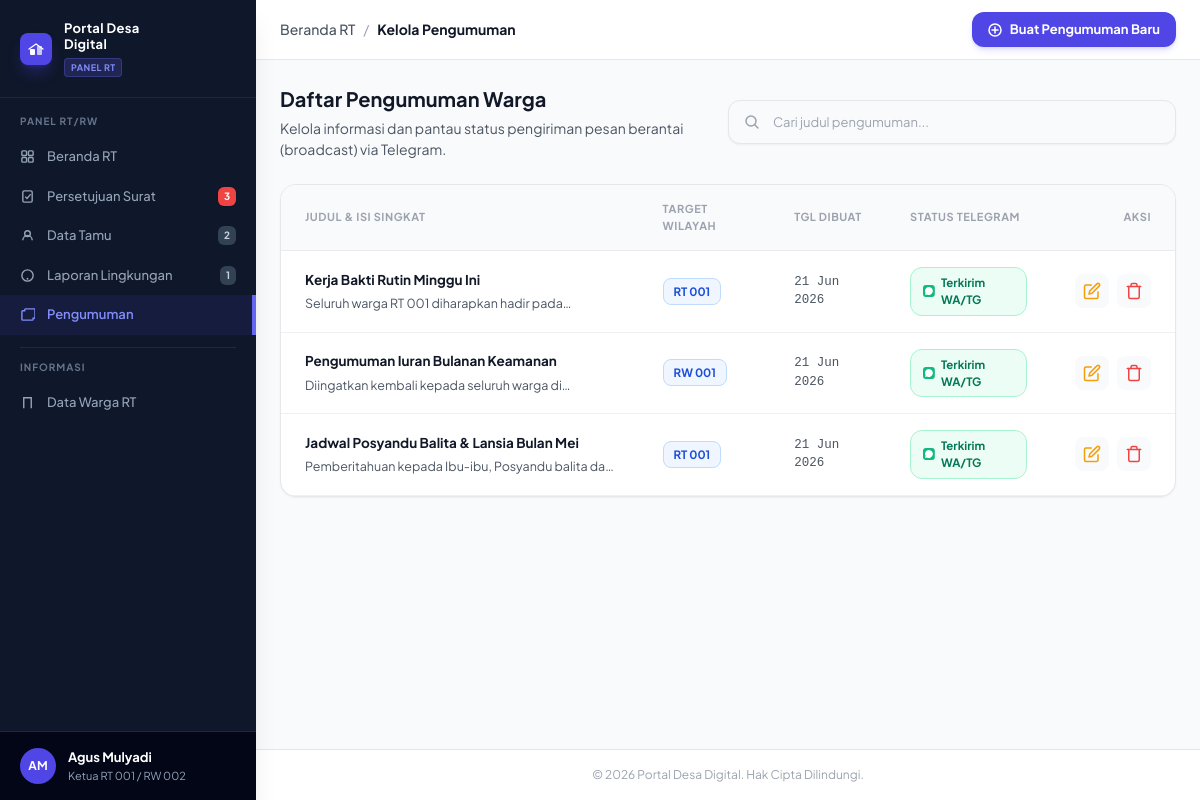
Screenshot of /rt/pengumuman.php with the database file from the repository.
### tables this page shows
CREATE TABLE `pengumuman` (
  `id` int(11) NOT NULL AUTO_INCREMENT,
  `judul` varchar(255) NOT NULL,
  `isi` text NOT NULL,
  `pembuat_id` int(11) NOT NULL,
  `target_audiens` varchar(50) DEFAULT 'Semua',
  `is_sent_wa` tinyint(1) DEFAULT 0,
  `created_at` timestamp DEFAULT current_timestamp(),
  PRIMARY KEY (`id`),
  KEY `pembuat_id` (`pembuat_id`),
  CONSTRAINT `fk_pengumuman_user` FOREIGN KEY (`pembuat_id`) REFERENCES `users` (`id`) ON DELETE CASCADE
);

### rt/pengumuman.php (the view, shortened to what this page needs)
<?php
require_once '../koneksi.php';
$query = "SELECT * FROM pengumuman ORDER BY created_at DESC";
$result = mysqli_query($koneksi, $query);
?>
<!DOCTYPE html>
<html lang="id">
<head>
  <script src="https://cdn.tailwindcss.com"></script>
  <script src="../assets/tailwind-config.js"></script>
  <link rel="stylesheet" href="../assets/style.css">
</head>
<body class="bg-base font-sans text-t1 flex min-h-screen">
  <aside class="sidebar-fixed w-64 bg-slate-900 text-slate-300 flex flex-col justify-between sticky top-0 h-screen shadow-xl z-20">
    <div>
      <div class="flex items-center gap-3 px-5 py-5 border-b border-slate-800">
        <div class="w-8 h-8 rounded-lg bg-indigo-600 flex items-center justify-center flex-shrink-0 shadow-lg shadow-indigo-600/30">
          <svg width="16" height="16" viewBox="0 0 16 16" fill="none"><rect x="2" y="8" width="5" height="6" rx="1" fill="white"/><rect x="9" y="5" width="5" height="9" rx="1" fill="white" opacity=".7"/><path d="M1 8L8 3L15 8" stroke="white" stroke-width="1.3" stroke-linecap="round"/></svg>
        </div>
        <div>
          <div class="text-[13px] font-bold text-white leading-tight tracking-wide">Portal Desa<br>Digital</div>
          <div class="text-[9px] bg-indigo-500/20 text-indigo-400 font-bold px-1.5 py-0.5 rounded uppercase mt-1 inline-block tracking-wider border border-indigo-500/30">Panel RT</div>
        </div>
      </div>
      <nav class="py-4 flex-1 overflow-y-auto scrollbar-hide">
        <div class="text-[10px] font-bold text-slate-500 px-5 mb-2 tracking-widest uppercase">PANEL RT/RW</div>
        <a class="sb-item text-slate-400 hover:text-white hover:bg-slate-800 px-5 py-2.5 flex items-center gap-3 cursor-pointer transition-colors" onclick="go('dashboard-rt')">
          <span class="font-medium text-[13px]">Beranda RT</span>
        </a>
        <a class="sb-item text-slate-400 hover:text-white hover:bg-slate-800 px-5 py-2.5 flex justify-between items-center cursor-pointer transition-colors" onclick="go('validasi-surat')">
          <div class="flex items-center gap-3">
            <svg width="15" height="15" viewBox="0 0 16 16" fill="none"><rect x="3" y="2" width="10" height="12" rx="1.5" stroke="currentColor" stroke-width="1.5"/><path d="M6 8.5l1.5 1.5L11 6" stroke="currentColor" stroke-width="1.5" stroke-linecap="round"/></svg>
            <span class="font-medium text-[13px]">Persetujuan Surat</span>
          </div>
          <span class="bg-red-500 text-white text-[10px] font-bold px-1.5 py-0.5 rounded-md shadow-sm">3</span>
        </a>
        <a class="sb-item text-slate-400 hover:text-white hover:bg-slate-800 px-5 py-2.5 flex justify-between items-center cursor-pointer transition-colors" onclick="go('pantau-tamu')">
          <div class="flex items-center gap-3">
            <svg width="15" height="15" viewBox="0 0 16 16" fill="none"><circle cx="8" cy="6" r="3" stroke="currentColor" stroke-width="1.5"/><path d="M3 13c0-2.76 2.24-5 5-5s5 2.24 5 5" stroke="currentColor" stroke-width="1.5"/></svg>
            <span class="font-medium text-[13px]">Data Tamu</span>
          </div>
          <span class="bg-slate-700 text-slate-300 text-[10px] font-bold px-1.5 py-0.5 rounded-md">2</span>
        </a>
        <a class="sb-item text-slate-400 hover:text-white hover:bg-slate-800 px-5 py-2.5 flex justify-between items-center cursor-pointer transition-colors" onclick="go('aduan-warga')">
          <div class="flex items-center gap-3">
            <svg width="15" height="15" viewBox="0 0 16 16" fill="none"><circle cx="8" cy="8" r="6" stroke="currentColor" stroke-width="1.5"/><circle cx="8" cy="11.5" r="1" fill="currentColor"/></svg>
            <span class="font-medium text-[13px]">Laporan Lingkungan</span>
          </div>
          <span class="bg-slate-700 text-slate-300 text-[10px] font-bold px-1.5 py-0.5 rounded-md">1</span>
        </a>
        <a class="sb-item active !bg-indigo-600/10 !text-indigo-400 !border-r-4 !border-indigo-500 px-5 py-2.5 flex items-center gap-3 cursor-pointer transition-colors" onclick="go('pengumuman')">
          <svg width="15" height="15" viewBox="0 0 16 16" fill="none"><path d="M14 2H6a1 1 0 00-1 1v1H3a1 1 0 00-1 1v8a1 1 0 001 1h10a1 1 0 001-1v-1h1a1 1 0 001-1V3a1 1 0 00-1-1z" stroke="currentColor" stroke-width="1.5"/></svg>
          <span class="font-semibold text-[13px]">Pengumuman</span>
        </a>
        <div class="mx-5 my-3 border-t border-slate-800"></div>
        <div class="text-[10px] font-bold text-slate-500 px-5 mb-2 tracking-widest uppercase">INFORMASI</div>
        <a class="sb-item text-slate-400 hover:text-white hover:bg-slate-800 px-5 py-2.5 flex items-center gap-3 cursor-pointer transition-colors" onclick="go('warga-data')">
          <svg width="15" height="15" viewBox="0 0 16 16" fill="none"><path d="M4 14V3h8v11" stroke="currentColor" stroke-width="1.5"/></svg>
          <span class="font-medium text-[13px]">Data Warga RT</span>
        </a>
      </nav>
    </div>
    <div class="px-5 py-4 border-t border-slate-800 bg-slate-950">
      <div class="flex items-center gap-3">
        <div class="w-9 h-9 rounded-full bg-indigo-600 text-white flex items-center justify-center text-[12px] font-bold flex-shrink-0">AM</div>
        <div class="flex-1 min-w-0">
          <div class="text-[13px] font-bold text-white truncate">Agus Mulyadi</div>
          <div class="text-[11px] text-slate-400 truncate">Ketua RT 001 / RW 002</div>
        </div>
      </div>
    </div>
  </aside>
  <div class="flex-1 flex flex-col min-h-screen relative overflow-hidden">
    <header class="h-[60px] bg-surface border-b border-border flex items-center justify-between px-6 sticky top-0 z-10 text-[14px]">
      <div class="flex items-center gap-2">
        <a class="text-t2 hover:text-indigo-600 font-medium cursor-pointer transition-colors" onclick="go('dashboard-rt')">Beranda RT</a>
        <span class="text-t3">/</span>
        <strong class="text-t1 font-bold">Kelola Pengumuman</strong>
      </div>
      <button type="button" class="flex items-center gap-2 px-4 py-2 rounded-xl bg-indigo-600 hover:bg-indigo-700 text-white text-[13px] font-bold transition-all shadow-md shadow-indigo-500/20" onclick="go('form-pengumuman')">
        Buat Pengumuman Baru
      </button>
    </header>
    <main class="p-6 flex flex-col gap-6 flex-1 max-w-6xl w-full mx-auto">
      <div class="flex flex-col sm:flex-row items-start sm:items-center justify-between gap-4">
        <div>
          <h1 class="text-[20px] font-bold text-t1 mb-1">Daftar Pengumuman Warga</h1>
          <p class="text-[14px] text-t2">Kelola informasi dan pantau status pengiriman pesan berantai (broadcast) via Telegram.</p>
        </div>
        <div class="relative w-full sm:max-w-md">
          <svg class="absolute left-4 top-1/2 -translate-y-1/2 text-t3" width="16" height="16" viewBox="0 0 16 16" fill="none"><circle cx="7" cy="7" r="5" stroke="currentColor" stroke-width="1.5"/><path d="M10.5 10.5L14 14" stroke="currentColor" stroke-width="1.5" stroke-linecap="round"/></svg>
          <input class="w-full h-11 pl-11 pr-4 rounded-xl border border-border text-[13px] bg-base focus:outline-none focus:border-indigo-500 focus:ring-2 focus:ring-indigo-500/20 shadow-sm transition-all" type="text" placeholder="Cari judul pengumuman...">
        </div>
      </div>
      <section class="bg-surface border border-border rounded-2xl overflow-hidden shadow-sm">
        <div class="overflow-x-auto">
          <table class="w-full text-left border-collapse min-w-[800px]">
            <thead>
              <tr class="bg-base border-b border-border/80 text-[11px] text-t3 uppercase tracking-wider font-bold">
                <th class="py-4 px-6 w-2/5">Judul & Isi Singkat</th>
                <th class="py-4 px-6">Target Wilayah</th>
                <th class="py-4 px-6">Tgl Dibuat</th>
                <th class="py-4 px-6">Status Telegram</th>
                <th class="py-4 px-6 text-right">Aksi</th>
              </tr>
            </thead>
            <tbody class="text-[13.5px]">
              <?php
              if (mysqli_num_rows($result) > 0) {
                  while ($row = mysqli_fetch_assoc($result)) {
                      $id = $row['id'];
                      $judul = htmlspecialchars($row['judul']);
                      $isi = htmlspecialchars(mb_substr($row['isi'], 0, 60)) . '...';
                      $target = htmlspecialchars($row['target_audiens']);
                      $tanggal = date('d M Y', strtotime($row['created_at']));
                      $badgeClass = "bg-blue-50 text-blue-700 border-blue-200";
                      $status_wa = $row['is_sent_wa'] ? '<div class="inline-flex items-center gap-1.5 text-[11.5px] font-bold text-emerald-700 bg-emerald-50 border border-emerald-200 px-3 py-1.5 rounded-xl"><svg width="14" height="14" viewBox="0 0 12 12" fill="none" class="text-emerald-500"><rect width="12" height="12" rx="3" fill="currentColor"/><path d="M6 2a4 4 0 00-3.4 6.12L2 10l1.96-.57A4 4 0 106 2z" fill="white"/></svg>Terkirim WA/TG</div>' : '<div class="inline-flex items-center gap-1.5 text-[11.5px] font-bold text-slate-700 bg-slate-100 border border-slate-200 px-3 py-1.5 rounded-xl">Tidak dikirim</div>';
                      echo "
                      <tr class='border-b border-border/60 hover:bg-indigo-50/30 transition-colors group'>
                        <td class='py-4 px-6'>
                          <div class='font-bold text-t1 mb-1 group-hover:text-indigo-700 transition-colors'>$judul</div>
                          <div class='text-[12.5px] text-t2 line-clamp-1'>$isi</div>
                        </td>
                        <td class='py-4 px-6'>
                          <span class='inline-flex items-center gap-1.5 $badgeClass border text-[11.5px] font-bold px-2.5 py-1 rounded-lg'>$target</span>
                        </td>
                        <td class='py-4 px-6 text-t2 font-mono font-medium text-[12.5px]'>$tanggal</td>
                        <td class='py-4 px-6'>
                          $status_wa
                        </td>
                        <td class='py-4 px-6 text-right'>
                          <div class='flex items-center justify-end gap-2'>
                              <a href='edit-pengumuman.php?id=$id' class='text-amber-500 hover:text-amber-700 transition-colors p-2 bg-base hover:bg-amber-50 rounded-lg' title='Edit'>
                                <svg width='18' height='18' viewBox='0 0 24 24' fill='none' stroke='currentColor' stroke-width='2' stroke-linecap='round' stroke-linejoin='round'><path d='M11 4H4a2 2 0 0 0-2 2v14a2 2 0 0 0 2 2h14a2 2 0 0 0 2-2v-7'></path><path d='M18.5 2.5a2.121 2.121 0 0 1 3 3L12 15l-4 1 1-4 9.5-9.5z'></path></svg>
                              </a>
                              <form method='POST' onsubmit='return confirm(\"Apakah Anda yakin ingin menghapus pengumuman ini?\");' class='inline-block m-0'>
                                <input type='hidden' name='id' value='$id'>
                                <button type='submit' class='text-red-500 hover:text-red-700 transition-colors p-2 bg-base hover:bg-red-50 rounded-lg' title='Hapus'>
                                  <svg width='18' height='18' viewBox='0 0 24 24' fill='none' stroke='currentColor' stroke-width='2' stroke-linecap='round' stroke-linejoin='round'><polyline points='3 6 5 6 21 6'></polyline><path d='M19 6v14a2 2 0 0 1-2 2H7a2 2 0 0 1-2-2V6m3 0V4a2 2 0 0 1 2-2h4a2 2 0 0 1 2 2v2'></path></svg>
                                </button>
                              </form>
                          </div>
                        </td>
                      </tr>";
                  }
              } else {
                  echo "<tr><td colspan='5' class='py-8 text-center text-t2'>Belum ada pengumuman yang dibuat.</td></tr>";
              }
              ?>
            </tbody>
          </table>
        </div>
      </section>
    </main>
    <footer class="bg-surface border-t border-border px-8 py-4 text-center text-[12px] text-t3 mt-auto">
      &copy; 2026 Portal Desa Digital. Hak Cipta Dilindungi.
    </footer>
  </div>
</body>
</html>

### assets/style.css (style rules this page uses)
.sb-item { display: flex; align-items: center; gap: 12px; padding: 8px 16px; font-size: 13px; font-weight: 500; color: #4b5563; cursor: pointer; transition: all 0.2s ease; }
.sb-item.active { background-color: #e6f6f0; color: #1d9e75; font-weight: 600; }
input[type="text"], input[type="password"] { color: #111827; transition: border-color 0.15s ease, ring 0.15s ease; }

### rows the page displays
pengumuman: judul "Kerja Bakti Rutin Minggu Ini", isi "Seluruh warga RT 001 diharapkan hadir…", target_audiens "RT 001", created_at "21 Jun 2026", is_sent_wa 1 (drawn)
pengumuman: judul "Pengumuman Iuran Bulanan Keamanan", isi "Diingatkan kembali kepada seluruh warga…", target_audiens "RW 001", created_at "21 Jun 2026", is_sent_wa 1 (drawn)
pengumuman: judul "Jadwal Posyandu Balita & Lansia Bulan Mei", isi "Pemberitahuan kepada Ibu-ibu, Posyandu balita…", target_audiens "RT 001", created_at "21 Jun 2026", is_sent_wa 1 (drawn)
